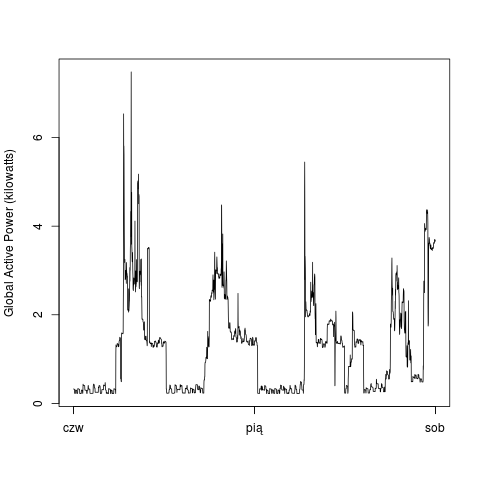

Write the R code that produced this figure.
plot2 <- function  () {
    d <- read.csv('household_electric_dates.csv')
    dtimes <- paste(d[[2]], d[[3]])
    d$datetime <- as.POSIXlt(dtimes)
    d[[4]] <- as.numeric(d[[4]])
    png('plot2.png')
    plot(d$datetime, d[[4]], type="l", 
         ylab='Global Active Power (kilowatts)',
         xlab="")
    dev.off()
}
plot2()
